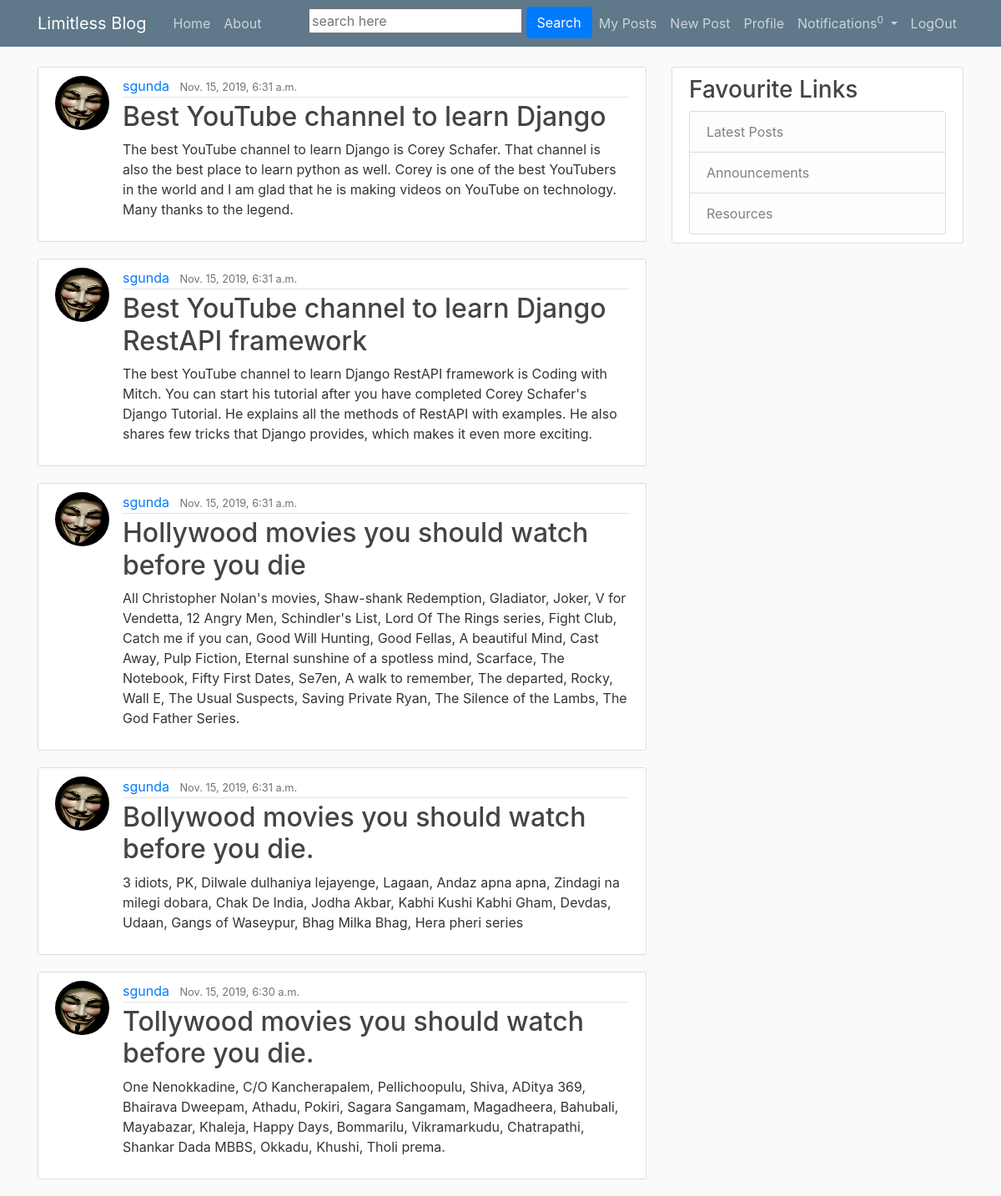
Screenshot of /api/post/ (signed in) with the database file from the repository.
### blog/models.py (models this page shows, shortened)
class Post(models.Model):
    title = models.CharField(max_length=100)
    content = models.TextField()
    date_posted = models.DateTimeField(default=timezone.now)
    author = models.ForeignKey(User, on_delete=models.CASCADE)
    likes = models.IntegerField(default=0)

### users/models.py (models this page shows, shortened)
class Profile(models.Model):
    user = models.OneToOneField(User, on_delete=models.CASCADE)
    image = models.ImageField(default='default.jpg', upload_to='profile_pics')
    liked_comments = models.TextField(default='[]')
    liked_child_comments = models.TextField(default='[]')
    liked_posts = models.TextField(default='[]')

### blog/views.py (the view)
# urls.py: path('', PostListView.as_view(), name='blog-home'),
class PostListView(ListView):
    model = Post
    template_name = 'blog/home.html'
    context_object_name = 'posts'
    ordering = ['-date_posted']
    paginate_by = 5

### blog/templates/blog/home.html
{% extends "blog/base.html" %}
{% block content %}
    {% for post in posts %}
        <article class="media content-section">
          <img class="rounded-circle article-img" src="{{ post.author.profile.image.url }}">
          <div class="media-body">
            <div class="article-metadata">
              <a class="mr-2" href="#">{{ post.author }}</a>
              <small class="text-muted">{{ post.date_posted }}</small>
            </div>
            <h2><a class="article-title" href="{%url 'post-detail' post.id%}">{{ post.title }}</a></h2>
            <p class="article-content">{{ post.content }}</p>
          </div>
        </article>
    {% endfor %}
{% endblock content %}

### blog/templates/blog/base.html (shortened to what this page needs)
{% load static %}
<!DOCTYPE html>
<html lang="en">
<head>
    <link rel="stylesheet" href="https://maxcdn.bootstrapcdn.com/bootstrap/4.0.0/css/bootstrap.min.css">
    <link rel="stylesheet" type="text/css" href="{% static 'blog/main.css' %}">
</head>
<body>
    <header class="site-header">
        <nav class="navbar navbar-expand-md navbar-dark bg-steel fixed-top">
            <div class="container">
                <a class="navbar-brand mr-4" href="{% url 'blog-home' %}">Limitless Blog</a>
                <div class="collapse navbar-collapse" id="navbarToggle">
                    <div class="navbar-nav mr-auto">
                        <a class="nav-item nav-link" href="{% url 'blog-home' %}">Home</a>
                        <a class="nav-item nav-link" href="{% url 'blog-about' %}">About</a>
                    </div>
                    <div class="navbar-nav">
                        <form method="get" action="{% url 'blog-search' %}">
                            <input name="search" value="" placeholder="search here" required>
                            <button class="btn btn-primary">Search</button>
                        </form>
                        {% if user.is_authenticated %}
                            <a class="nav-item nav-link" href="{% url 'user-posts' username=user.username %}">My Posts</a>
                            <a class="nav-item nav-link" href="{% url 'post-create' %}">New Post</a>
                            <a class="nav-item nav-link" href="{% url 'profile' %}">Profile</a>
                            <li class="nav-item dropdown">
                                <a id="notification" class="nav-link dropdown-toggle" data-toggle="dropdown">
                                  Notifications<sup id="notification_count">{{ user.notification_set.all|length }}</sup>
                                </a>
                            </li>
                            <a class="nav-item nav-link" href="{% url 'logout' %}">LogOut</a>
                        {% else %}
                            <a class="nav-item nav-link" href="{% url 'login' %}">Login</a>
                            <a class="nav-item nav-link" href="{% url 'register' %}">Register</a>
                        {% endif %}
                    </div>
                </div>
            </div>
        </nav>
    </header>
    <main role="main" class="container">
      <div class="row">
        <div id="article-section" class="col-md-8">
            {% block content %}{% endblock %}
        </div>
        <div class="col-md-4">
          <div class="content-section">
            <h3>Favourite Links</h3>
              <ul class="list-group">
                <a href="{% url 'latest-posts' %}" class="list-group-item list-group-item-light">Latest Posts</a>
                <li class="list-group-item list-group-item-light">Announcements</li>
                <li class="list-group-item list-group-item-light">Resources</li>
              </ul>
          </div>
        </div>
      </div>
    </main>
</body>
</html>

### blog/static/blog/main.css (style rules this page uses)
body { background: #fafafa; color: #333333; margin-top: 5rem; }
h1, h2, h3, h4, h5, h6 { color: #444444; }
ul { margin: 0; }
.bg-steel { background-color: #5f788a; }
.site-header .navbar-nav .nav-link { color: #cbd5db; }
.content-section { background: #ffffff; padding: 10px 20px; border: 1px solid #dddddd; border-radius: 3px; margin-bottom: 20px; }
.article-title { color: #444444; }
.article-content { white-space: pre-line; }
.article-img { height: 65px; width: 65px; margin-right: 16px; }
.article-metadata { padding-bottom: 1px; margin-bottom: 4px; border-bottom: 1px solid #e3e3e3 }

### rows the page displays
Post: author.profile.image (picture), author "sgunda", date_posted "Nov. 15, 2019, 6:31 a.m.", title "Best YouTube channel to learn Django", content "The best YouTube channel to learn Django is Corey Schafer. That channel is also the best place to learn python as well. Corey is one of the best YouTubers in the world and I am glad that he is making videos on YouTube on technology. Many thanks to the legend."
Post: author.profile.image (picture), author "sgunda", date_posted "Nov. 15, 2019, 6:31 a.m.", title "Best YouTube channel to learn Django RestAPI framework", content "The best YouTube channel to learn Django RestAPI framework is Coding with Mitch. You can start his tutorial after you have completed Corey Schafer's Django Tutorial. He explains all the methods of RestAPI with examples. He also shares few tricks that Django provides, which makes it even more exciting."
Post: author.profile.image (picture), author "sgunda", date_posted "Nov. 15, 2019, 6:31 a.m.", title "Hollywood movies you should watch before you die", content "All Christopher Nolan's movies, Shaw-shank Redemption, Gladiator, Joker, V for Vendetta, 12 Angry Men, Schindler's List, Lord Of The Rings series, Fight Club, Catch me if you can, Good Will Hunting, Good Fellas, A beautiful Mind, Cast Away, Pulp Fiction, Eternal sunshine of a spotless mind, Scarface, The Notebook, Fifty First Dates, Se7en, A walk to remember, The departed, Rocky, Wall E, The Usual Suspects, Saving Private Ryan, The Silence of the Lambs, The God Father Series."
Post: author.profile.image (picture), author "sgunda", date_posted "Nov. 15, 2019, 6:31 a.m.", title "Bollywood movies you should watch before you die.", content "3 idiots, PK, Dilwale dulhaniya lejayenge, Lagaan, Andaz apna apna, Zindagi na milegi dobara, Chak De India, Jodha Akbar, Kabhi Kushi Kabhi Gham, Devdas, Udaan, Gangs of Waseypur, Bhag Milka Bhag, Hera pheri series"
Post: author.profile.image (picture), author "sgunda", date_posted "Nov. 15, 2019, 6:30 a.m.", title "Tollywood movies you should watch before you die.", content "One Nenokkadine, C/O Kancherapalem, Pellichoopulu, Shiva, ADitya 369, Bhairava Dweepam, Athadu, Pokiri, Sagara Sangamam, Magadheera, Bahubali, Mayabazar, Khaleja, Happy Days, Bommarilu, Vikramarkudu, Chatrapathi, Shankar Dada MBBS, Okkadu, Khushi, Tholi prema."

### other values shown
{{ user.notification_set.all|length }} "0"
